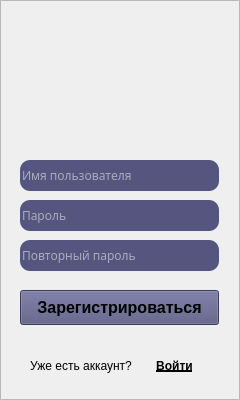
<?xml version="1.0" encoding="UTF-8"?>
<ui version="4.0">
 <class>ChatBox</class>
 <widget class="QWidget" name="ChatBox">
  <property name="geometry">
   <rect>
    <x>0</x>
    <y>0</y>
    <width>240</width>
    <height>400</height>
   </rect>
  </property>
  <property name="font">
   <font>
    <family>Sans Serif</family>
   </font>
  </property>
  <property name="windowTitle">
   <string>ChatBox - Регистрация</string>
  </property>
  <property name="windowIcon">
   <iconset>
    <normaloff>logo.ico</normaloff>logo.ico</iconset>
  </property>
  <property name="autoFillBackground">
   <bool>true</bool>
  </property>
  <property name="styleSheet">
   <string notr="true"/>
  </property>
  <widget class="QFrame" name="frame">
   <property name="geometry">
    <rect>
     <x>0</x>
     <y>0</y>
     <width>240</width>
     <height>400</height>
    </rect>
   </property>
   <property name="autoFillBackground">
    <bool>true</bool>
   </property>
   <property name="styleSheet">
    <string>0</string>
   </property>
   <property name="frameShape">
    <enum>QFrame::StyledPanel</enum>
   </property>
   <property name="frameShadow">
    <enum>QFrame::Raised</enum>
   </property>
  </widget>
  <widget class="QLineEdit" name="lineEdit_3">
   <property name="geometry">
    <rect>
     <x>20</x>
     <y>240</y>
     <width>199</width>
     <height>31</height>
    </rect>
   </property>
   <property name="statusTip">
    <string/>
   </property>
   <property name="styleSheet">
    <string notr="true">border: 2px; border-radius: 10px;background-color: rgb(85, 85, 127);
color: rgb(255, 255, 255);</string>
   </property>
   <property name="text">
    <string/>
   </property>
   <property name="echoMode">
    <enum>QLineEdit::Password</enum>
   </property>
   <property name="cursorPosition">
    <number>0</number>
   </property>
   <property name="placeholderText">
    <string notr="true" comment="Пароль">Повторный пароль</string>
   </property>
  </widget>
  <widget class="QLineEdit" name="lineEdit_2">
   <property name="geometry">
    <rect>
     <x>20</x>
     <y>200</y>
     <width>199</width>
     <height>31</height>
    </rect>
   </property>
   <property name="statusTip">
    <string/>
   </property>
   <property name="styleSheet">
    <string notr="true">border: 2px; border-radius: 10px;background-color: rgb(85, 85, 127);
color: rgb(255, 255, 255);</string>
   </property>
   <property name="text">
    <string/>
   </property>
   <property name="echoMode">
    <enum>QLineEdit::Password</enum>
   </property>
   <property name="cursorPosition">
    <number>0</number>
   </property>
   <property name="placeholderText">
    <string notr="true" comment="Пароль">Пароль</string>
   </property>
  </widget>
  <widget class="QLineEdit" name="lineEdit">
   <property name="geometry">
    <rect>
     <x>20</x>
     <y>160</y>
     <width>199</width>
     <height>31</height>
    </rect>
   </property>
   <property name="styleSheet">
    <string notr="true">border: 2px; border-radius: 10px;background-color: rgb(85, 85, 127);
color: rgb(255, 255, 255);</string>
   </property>
   <property name="text">
    <string/>
   </property>
   <property name="placeholderText">
    <string notr="true" comment="Имя">Имя пользователя</string>
   </property>
   <property name="clearButtonEnabled">
    <bool>false</bool>
   </property>
  </widget>
  <widget class="QPushButton" name="pushButton">
   <property name="geometry">
    <rect>
     <x>20</x>
     <y>290</y>
     <width>199</width>
     <height>35</height>
    </rect>
   </property>
   <property name="font">
    <font>
     <family>Arial</family>
     <pointsize>12</pointsize>
     <weight>75</weight>
     <bold>true</bold>
    </font>
   </property>
   <property name="styleSheet">
    <string notr="true">background-color: rgb(85, 85, 127);</string>
   </property>
   <property name="text">
    <string>Зарегистрироваться</string>
   </property>
   <property name="default">
    <bool>false</bool>
   </property>
   <property name="flat">
    <bool>false</bool>
   </property>
  </widget>
  <widget class="QWidget" name="horizontalLayoutWidget">
   <property name="geometry">
    <rect>
     <x>30</x>
     <y>350</y>
     <width>181</width>
     <height>31</height>
    </rect>
   </property>
   <layout class="QHBoxLayout" name="horizontalLayout_3">
    <item>
     <widget class="QLabel" name="label">
      <property name="font">
       <font>
        <family>Arial</family>
       </font>
      </property>
      <property name="styleSheet">
       <string notr="true"/>
      </property>
      <property name="text">
       <string>Уже есть аккаунт?</string>
      </property>
      <property name="alignment">
       <set>Qt::AlignCenter</set>
      </property>
     </widget>
    </item>
    <item>
     <widget class="QLabel" name="label_2">
      <property name="font">
       <font>
        <family>Arial</family>
        <weight>75</weight>
        <bold>true</bold>
        <underline>true</underline>
       </font>
      </property>
      <property name="styleSheet">
       <string notr="true"/>
      </property>
      <property name="text">
       <string>Войти</string>
      </property>
      <property name="alignment">
       <set>Qt::AlignCenter</set>
      </property>
     </widget>
    </item>
   </layout>
  </widget>
 </widget>
 <resources>
  <include location="../../resource.qrc"/>
 </resources>
 <connections/>
</ui>
